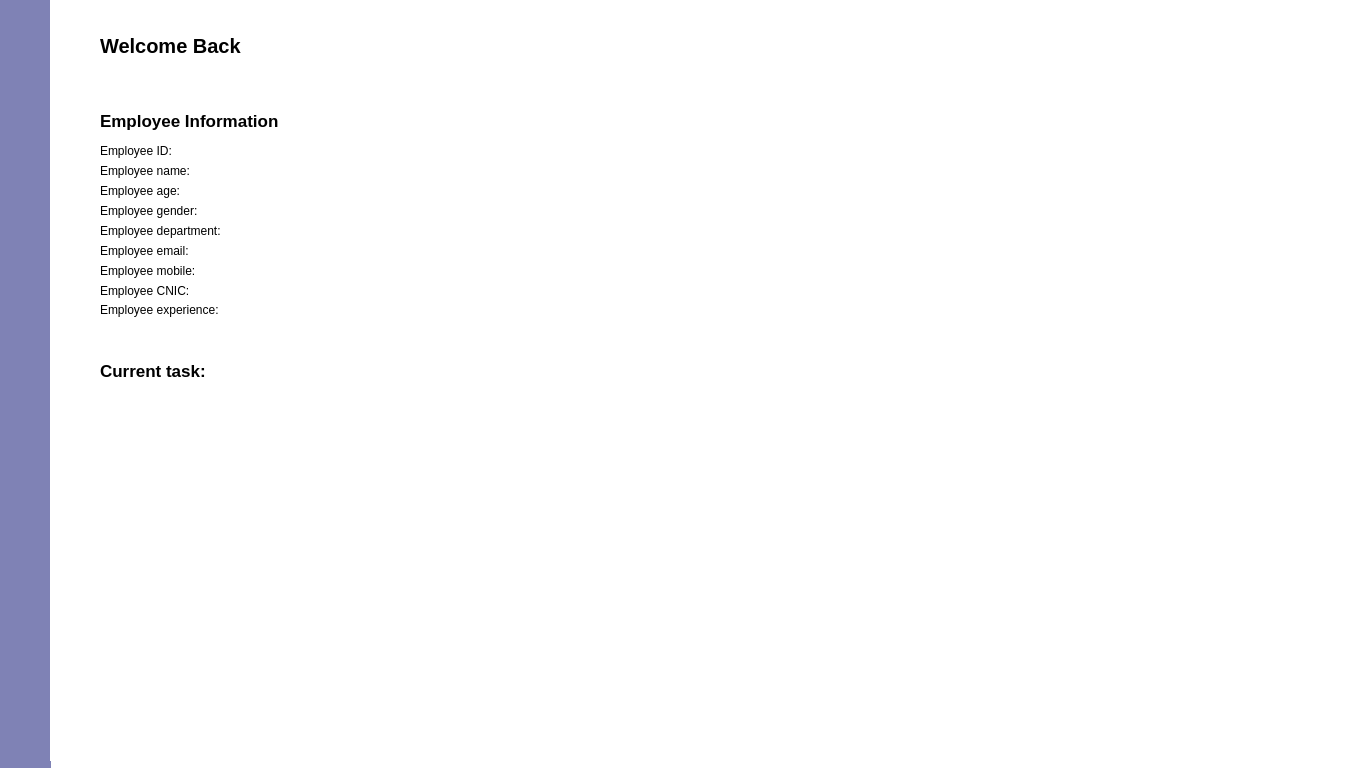
<?xml version="1.0" encoding="UTF-8"?>
<ui version="4.0">
 <class>Dashboard</class>
 <widget class="QDialog" name="Dashboard">
  <property name="geometry">
   <rect>
    <x>0</x>
    <y>0</y>
    <width>1366</width>
    <height>768</height>
   </rect>
  </property>
  <property name="windowTitle">
   <string>Dashboard</string>
  </property>
  <property name="styleSheet">
   <string notr="true">background-color: rgb(255, 255, 255);</string>
  </property>
  <widget class="QWidget" name="nav_widget" native="true">
   <property name="geometry">
    <rect>
     <x>0</x>
     <y>0</y>
     <width>51</width>
     <height>768</height>
    </rect>
   </property>
   <property name="styleSheet">
    <string notr="true">background-color: rgb(127, 130, 181); 
border: none;</string>
   </property>
   <widget class="QPushButton" name="salary_btn">
    <property name="geometry">
     <rect>
      <x>10</x>
      <y>150</y>
      <width>31</width>
      <height>21</height>
     </rect>
    </property>
    <property name="cursor">
     <cursorShape>PointingHandCursor</cursorShape>
    </property>
    <property name="styleSheet">
     <string notr="true">border: none;
 background-color: transparent;</string>
    </property>
    <property name="text">
     <string/>
    </property>
   </widget>
   <widget class="QPushButton" name="performance_btn">
    <property name="geometry">
     <rect>
      <x>10</x>
      <y>220</y>
      <width>31</width>
      <height>21</height>
     </rect>
    </property>
    <property name="cursor">
     <cursorShape>PointingHandCursor</cursorShape>
    </property>
    <property name="styleSheet">
     <string notr="true">border: none;
 background-color: transparent;</string>
    </property>
    <property name="text">
     <string/>
    </property>
   </widget>
   <widget class="QPushButton" name="attendance_btn">
    <property name="geometry">
     <rect>
      <x>10</x>
      <y>190</y>
      <width>31</width>
      <height>21</height>
     </rect>
    </property>
    <property name="cursor">
     <cursorShape>PointingHandCursor</cursorShape>
    </property>
    <property name="styleSheet">
     <string notr="true">border: none;
 background-color: transparent;</string>
    </property>
    <property name="text">
     <string/>
    </property>
   </widget>
   <widget class="QPushButton" name="logout_btn">
    <property name="geometry">
     <rect>
      <x>10</x>
      <y>260</y>
      <width>31</width>
      <height>21</height>
     </rect>
    </property>
    <property name="cursor">
     <cursorShape>PointingHandCursor</cursorShape>
    </property>
    <property name="styleSheet">
     <string notr="true">border: none;
 background-color: transparent;</string>
    </property>
    <property name="text">
     <string/>
    </property>
   </widget>
   <widget class="QLabel" name="emp_label">
    <property name="geometry">
     <rect>
      <x>10</x>
      <y>30</y>
      <width>21</width>
      <height>31</height>
     </rect>
    </property>
    <property name="text">
     <string/>
    </property>
    <property name="pixmap">
     <pixmap>../icons/employee.png</pixmap>
    </property>
   </widget>
   <widget class="QPushButton" name="home_btn">
    <property name="geometry">
     <rect>
      <x>10</x>
      <y>110</y>
      <width>31</width>
      <height>21</height>
     </rect>
    </property>
    <property name="cursor">
     <cursorShape>PointingHandCursor</cursorShape>
    </property>
    <property name="text">
     <string/>
    </property>
   </widget>
  </widget>
  <widget class="QStackedWidget" name="stackedWidget">
   <property name="geometry">
    <rect>
     <x>50</x>
     <y>0</y>
     <width>1311</width>
     <height>761</height>
    </rect>
   </property>
   <property name="styleSheet">
    <string notr="true">background-color: white;</string>
   </property>
   <widget class="QWidget" name="home_page">
    <widget class="QWidget" name="widget" native="true">
     <property name="geometry">
      <rect>
       <x>40</x>
       <y>80</y>
       <width>491</width>
       <height>261</height>
      </rect>
     </property>
     <widget class="QLabel" name="empInfo_label">
      <property name="geometry">
       <rect>
        <x>10</x>
        <y>30</y>
        <width>211</width>
        <height>21</height>
       </rect>
      </property>
      <property name="styleSheet">
       <string notr="true">color: black;
font-size: 17px;
font-weight: 1000;
</string>
      </property>
      <property name="text">
       <string>Employee Information</string>
      </property>
     </widget>
     <widget class="QLabel" name="empID_label">
      <property name="geometry">
       <rect>
        <x>10</x>
        <y>60</y>
        <width>241</width>
        <height>21</height>
       </rect>
      </property>
      <property name="styleSheet">
       <string notr="true">color: black;

</string>
      </property>
      <property name="text">
       <string>Employee ID:</string>
      </property>
     </widget>
     <widget class="QLabel" name="empName_label">
      <property name="geometry">
       <rect>
        <x>10</x>
        <y>80</y>
        <width>241</width>
        <height>21</height>
       </rect>
      </property>
      <property name="styleSheet">
       <string notr="true">color: black;

</string>
      </property>
      <property name="text">
       <string>Employee name:</string>
      </property>
     </widget>
     <widget class="QLabel" name="empEmail_label">
      <property name="geometry">
       <rect>
        <x>10</x>
        <y>160</y>
        <width>241</width>
        <height>21</height>
       </rect>
      </property>
      <property name="styleSheet">
       <string notr="true">color: black;

</string>
      </property>
      <property name="text">
       <string>Employee email:</string>
      </property>
     </widget>
     <widget class="QLabel" name="empDept_label">
      <property name="geometry">
       <rect>
        <x>10</x>
        <y>140</y>
        <width>241</width>
        <height>21</height>
       </rect>
      </property>
      <property name="styleSheet">
       <string notr="true">color: black;
</string>
      </property>
      <property name="text">
       <string>Employee department:</string>
      </property>
     </widget>
     <widget class="QLabel" name="empMobile_label">
      <property name="geometry">
       <rect>
        <x>10</x>
        <y>180</y>
        <width>241</width>
        <height>21</height>
       </rect>
      </property>
      <property name="styleSheet">
       <string notr="true">color: black;

</string>
      </property>
      <property name="text">
       <string>Employee mobile: </string>
      </property>
     </widget>
     <widget class="QLabel" name="empCnic_label">
      <property name="geometry">
       <rect>
        <x>10</x>
        <y>200</y>
        <width>431</width>
        <height>21</height>
       </rect>
      </property>
      <property name="styleSheet">
       <string notr="true">color: black;

</string>
      </property>
      <property name="text">
       <string>Employee CNIC:</string>
      </property>
     </widget>
     <widget class="QLabel" name="empExp_label">
      <property name="geometry">
       <rect>
        <x>10</x>
        <y>220</y>
        <width>241</width>
        <height>20</height>
       </rect>
      </property>
      <property name="styleSheet">
       <string notr="true">color: black;

</string>
      </property>
      <property name="text">
       <string>Employee experience:</string>
      </property>
     </widget>
     <widget class="QLabel" name="empAge_label">
      <property name="geometry">
       <rect>
        <x>10</x>
        <y>100</y>
        <width>241</width>
        <height>21</height>
       </rect>
      </property>
      <property name="styleSheet">
       <string notr="true">color: black;

</string>
      </property>
      <property name="text">
       <string>Employee age:</string>
      </property>
     </widget>
     <widget class="QLabel" name="empGender_label">
      <property name="geometry">
       <rect>
        <x>10</x>
        <y>120</y>
        <width>241</width>
        <height>21</height>
       </rect>
      </property>
      <property name="styleSheet">
       <string notr="true">color: black;

</string>
      </property>
      <property name="text">
       <string>Employee gender:</string>
      </property>
     </widget>
    </widget>
    <widget class="QLabel" name="profile_img_1">
     <property name="geometry">
      <rect>
       <x>1150</x>
       <y>0</y>
       <width>160</width>
       <height>120</height>
      </rect>
     </property>
     <property name="text">
      <string/>
     </property>
    </widget>
    <widget class="QLabel" name="welcome_label">
     <property name="geometry">
      <rect>
       <x>50</x>
       <y>30</y>
       <width>481</width>
       <height>31</height>
      </rect>
     </property>
     <property name="styleSheet">
      <string notr="true">color: black;
font-size: 20px;
font-weight: 1000;</string>
     </property>
     <property name="text">
      <string>Welcome Back</string>
     </property>
    </widget>
    <widget class="QLabel" name="quote_label">
     <property name="geometry">
      <rect>
       <x>200</x>
       <y>630</y>
       <width>891</width>
       <height>131</height>
      </rect>
     </property>
     <property name="text">
      <string/>
     </property>
     <property name="pixmap">
      <pixmap>../Downloads/output-onlinepngtools (2).png</pixmap>
     </property>
    </widget>
    <widget class="QLabel" name="task_label">
     <property name="geometry">
      <rect>
       <x>50</x>
       <y>360</y>
       <width>501</width>
       <height>21</height>
      </rect>
     </property>
     <property name="styleSheet">
      <string notr="true">color: black;
font-size: 17px;
font-weight: 1000;
</string>
     </property>
     <property name="text">
      <string>Current task: </string>
     </property>
    </widget>
   </widget>
   <widget class="QWidget" name="salary_page">
    <widget class="QLabel" name="profile_img_2">
     <property name="geometry">
      <rect>
       <x>1150</x>
       <y>0</y>
       <width>160</width>
       <height>120</height>
      </rect>
     </property>
     <property name="text">
      <string/>
     </property>
    </widget>
    <widget class="QLabel" name="label_5">
     <property name="geometry">
      <rect>
       <x>50</x>
       <y>30</y>
       <width>141</width>
       <height>31</height>
      </rect>
     </property>
     <property name="styleSheet">
      <string notr="true">color: black;
font-size: 20px;
font-weight: 1000;
</string>
     </property>
     <property name="text">
      <string>Salary</string>
     </property>
    </widget>
    <widget class="QLabel" name="tax_label">
     <property name="geometry">
      <rect>
       <x>50</x>
       <y>150</y>
       <width>211</width>
       <height>21</height>
      </rect>
     </property>
     <property name="styleSheet">
      <string notr="true">color: black;
font-size: 17px;
font-weight: 1000;
</string>
     </property>
     <property name="text">
      <string>Tax: </string>
     </property>
    </widget>
    <widget class="QLabel" name="bonus_label">
     <property name="geometry">
      <rect>
       <x>50</x>
       <y>180</y>
       <width>211</width>
       <height>21</height>
      </rect>
     </property>
     <property name="styleSheet">
      <string notr="true">color: black;
font-size: 17px;
font-weight: 1000;
</string>
     </property>
     <property name="text">
      <string>Bonus:</string>
     </property>
    </widget>
    <widget class="QLabel" name="salary_label">
     <property name="geometry">
      <rect>
       <x>50</x>
       <y>110</y>
       <width>311</width>
       <height>31</height>
      </rect>
     </property>
     <property name="styleSheet">
      <string notr="true">color: black;
font-size: 20px;
font-weight: 1000;
</string>
     </property>
     <property name="text">
      <string/>
     </property>
    </widget>
    <widget class="QLabel" name="salary_graph_label">
     <property name="geometry">
      <rect>
       <x>50</x>
       <y>240</y>
       <width>871</width>
       <height>391</height>
      </rect>
     </property>
     <property name="text">
      <string/>
     </property>
     <property name="pixmap">
      <pixmap>../Pictures/salary_graph.png</pixmap>
     </property>
    </widget>
   </widget>
   <widget class="QWidget" name="attendance_page">
    <widget class="QLabel" name="profile_img_3">
     <property name="geometry">
      <rect>
       <x>1150</x>
       <y>0</y>
       <width>160</width>
       <height>120</height>
      </rect>
     </property>
     <property name="text">
      <string/>
     </property>
    </widget>
    <widget class="QWidget" name="widget_2" native="true">
     <property name="geometry">
      <rect>
       <x>20</x>
       <y>150</y>
       <width>551</width>
       <height>71</height>
      </rect>
     </property>
     <widget class="QWidget" name="widget_3" native="true">
      <property name="geometry">
       <rect>
        <x>20</x>
        <y>0</y>
        <width>101</width>
        <height>71</height>
       </rect>
      </property>
      <widget class="QLabel" name="label_2">
       <property name="geometry">
        <rect>
         <x>10</x>
         <y>10</y>
         <width>81</width>
         <height>16</height>
        </rect>
       </property>
       <property name="styleSheet">
        <string notr="true">color: black;
font-size: 15px;</string>
       </property>
       <property name="text">
        <string>Total leaves</string>
       </property>
      </widget>
      <widget class="QLabel" name="total_leaves_label">
       <property name="geometry">
        <rect>
         <x>40</x>
         <y>40</y>
         <width>21</width>
         <height>16</height>
        </rect>
       </property>
       <property name="styleSheet">
        <string notr="true">color: black;
font-size: 15px;</string>
       </property>
       <property name="text">
        <string/>
       </property>
      </widget>
     </widget>
     <widget class="QWidget" name="widget_4" native="true">
      <property name="geometry">
       <rect>
        <x>130</x>
        <y>0</y>
        <width>141</width>
        <height>71</height>
       </rect>
      </property>
      <widget class="QLabel" name="label_4">
       <property name="geometry">
        <rect>
         <x>10</x>
         <y>9</y>
         <width>121</width>
         <height>21</height>
        </rect>
       </property>
       <property name="styleSheet">
        <string notr="true">color: black;
font-size: 15px;</string>
       </property>
       <property name="text">
        <string>Approved leaves</string>
       </property>
      </widget>
      <widget class="QLabel" name="approved_leaves_label">
       <property name="geometry">
        <rect>
         <x>60</x>
         <y>40</y>
         <width>21</width>
         <height>16</height>
        </rect>
       </property>
       <property name="styleSheet">
        <string notr="true">color: black;
font-size: 15px;</string>
       </property>
       <property name="text">
        <string/>
       </property>
      </widget>
     </widget>
     <widget class="QWidget" name="widget_5" native="true">
      <property name="geometry">
       <rect>
        <x>280</x>
        <y>0</y>
        <width>131</width>
        <height>71</height>
       </rect>
      </property>
      <widget class="QLabel" name="label_6">
       <property name="geometry">
        <rect>
         <x>10</x>
         <y>10</y>
         <width>111</width>
         <height>21</height>
        </rect>
       </property>
       <property name="styleSheet">
        <string notr="true">color: black;
font-size: 15px;</string>
       </property>
       <property name="text">
        <string>Rejected leaves</string>
       </property>
      </widget>
      <widget class="QLabel" name="rejected_leaves_label">
       <property name="geometry">
        <rect>
         <x>50</x>
         <y>40</y>
         <width>21</width>
         <height>16</height>
        </rect>
       </property>
       <property name="styleSheet">
        <string notr="true">color: black;
font-size: 15px;</string>
       </property>
       <property name="text">
        <string/>
       </property>
      </widget>
     </widget>
     <widget class="QWidget" name="widget_6" native="true">
      <property name="geometry">
       <rect>
        <x>420</x>
        <y>0</y>
        <width>121</width>
        <height>71</height>
       </rect>
      </property>
      <widget class="QLabel" name="widget_7">
       <property name="geometry">
        <rect>
         <x>30</x>
         <y>10</y>
         <width>61</width>
         <height>21</height>
        </rect>
       </property>
       <property name="styleSheet">
        <string notr="true">color: black;
font-size: 15px;</string>
       </property>
       <property name="text">
        <string>Pending</string>
       </property>
      </widget>
      <widget class="QLabel" name="pending_leaves_label">
       <property name="geometry">
        <rect>
         <x>50</x>
         <y>40</y>
         <width>21</width>
         <height>16</height>
        </rect>
       </property>
       <property name="styleSheet">
        <string notr="true">color: black;
font-size: 15px;</string>
       </property>
       <property name="text">
        <string/>
       </property>
      </widget>
     </widget>
    </widget>
    <widget class="QLabel" name="label_3">
     <property name="geometry">
      <rect>
       <x>50</x>
       <y>30</y>
       <width>211</width>
       <height>31</height>
      </rect>
     </property>
     <property name="styleSheet">
      <string notr="true">color: black;
font-size: 20px;
font-weight: 1000;</string>
     </property>
     <property name="text">
      <string>Attendance</string>
     </property>
    </widget>
    <widget class="QPushButton" name="leave_btn">
     <property name="geometry">
      <rect>
       <x>50</x>
       <y>230</y>
       <width>141</width>
       <height>41</height>
      </rect>
     </property>
     <property name="cursor">
      <cursorShape>PointingHandCursor</cursorShape>
     </property>
     <property name="styleSheet">
      <string notr="true">background-color: rgb(127, 130, 181); 
border: none;
color: white;
font-weight: 500;</string>
     </property>
     <property name="text">
      <string>Apply for leave</string>
     </property>
    </widget>
    <widget class="QLabel" name="label_7">
     <property name="geometry">
      <rect>
       <x>50</x>
       <y>110</y>
       <width>111</width>
       <height>21</height>
      </rect>
     </property>
     <property name="styleSheet">
      <string notr="true">color: black;
font-size: 20px;
font-weight: 1000;</string>
     </property>
     <property name="text">
      <string>87.01%</string>
     </property>
    </widget>
   </widget>
   <widget class="QWidget" name="performance_page">
    <widget class="QLabel" name="profile_img_4">
     <property name="geometry">
      <rect>
       <x>1150</x>
       <y>0</y>
       <width>160</width>
       <height>120</height>
      </rect>
     </property>
     <property name="text">
      <string/>
     </property>
    </widget>
    <widget class="QLabel" name="label_8">
     <property name="geometry">
      <rect>
       <x>50</x>
       <y>30</y>
       <width>281</width>
       <height>31</height>
      </rect>
     </property>
     <property name="styleSheet">
      <string notr="true">color: black;
font-size: 20px;
font-weight: 1000;
</string>
     </property>
     <property name="text">
      <string>Performance</string>
     </property>
    </widget>
    <widget class="QLabel" name="performance_graph_label">
     <property name="geometry">
      <rect>
       <x>40</x>
       <y>120</y>
       <width>641</width>
       <height>481</height>
      </rect>
     </property>
     <property name="text">
      <string/>
     </property>
     <property name="pixmap">
      <pixmap>../Pictures/performance_graph1.png</pixmap>
     </property>
    </widget>
   </widget>
  </widget>
 </widget>
 <resources/>
 <connections/>
</ui>
